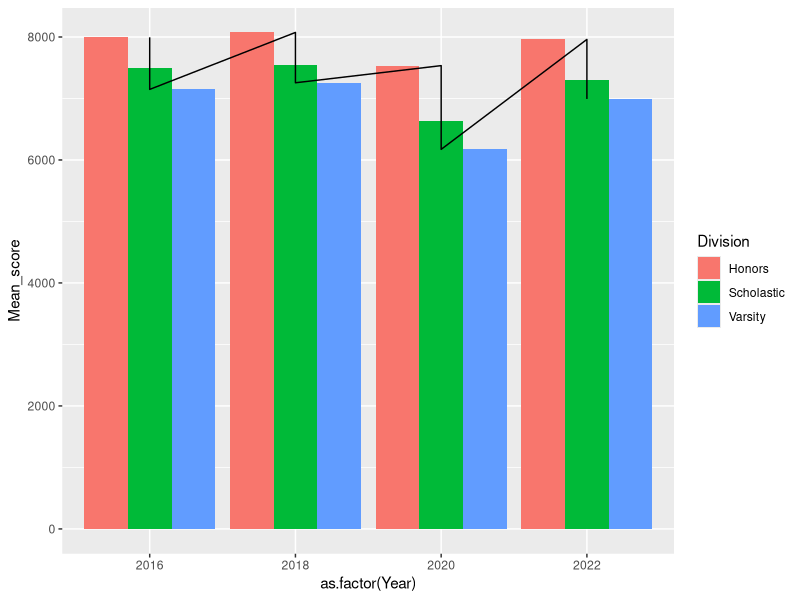
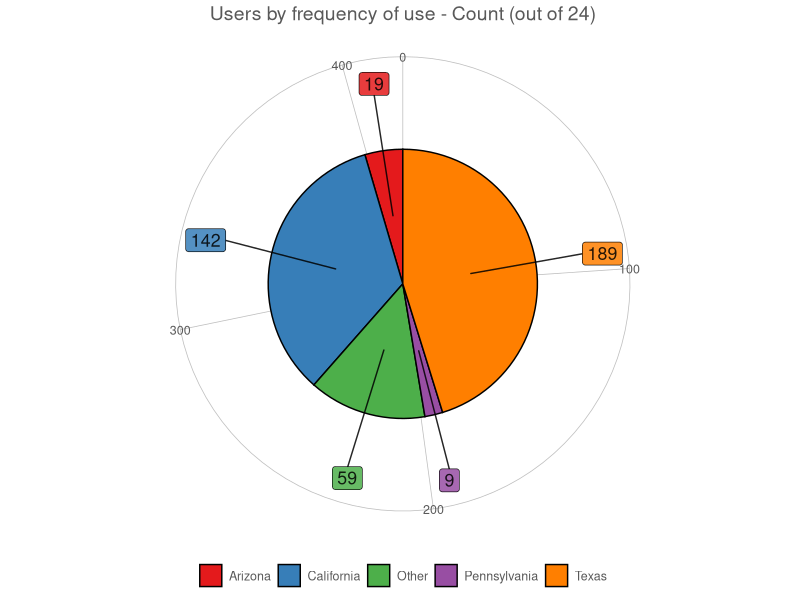
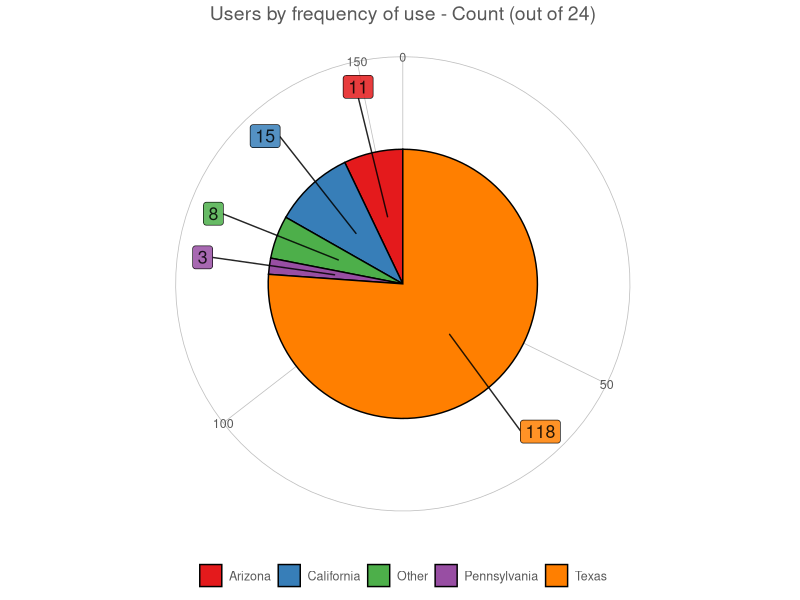

These figures' R source, in order:
library(readr)
library(tidyverse)
library(ggplot2)
library(ggrepel)
library(ggthemes)

students <- read_csv('new_students.csv')

## Mean score grouped bar chart 

students %>% group_by(Division) %>% summarize(mean_score = mean(Score))
s_16 <- students %>% filter(Year=='2016') %>% group_by(Division) %>% 
  summarize(Year = Year, Mean_score = mean(Score)) %>%
  distinct()
s_18 <- students %>% filter(Year=='2018') %>% group_by(Division) %>% 
  summarize(Year = Year, Mean_score = mean(Score)) %>%
  distinct()
s_20 <- students %>% filter(Year=='2020') %>% group_by(Division) %>% 
  summarize(Year = Year, Mean_score = mean(Score)) %>%
  distinct()
s_22 <- students %>% filter(Year=='2022') %>% group_by(Division) %>% 
  summarize(Year = Year, Mean_score = mean(Score)) %>%
  distinct()
s_total1 <- rbind(s_16, s_18, s_20, s_22)
ggplot(s_total1, aes(fill=Division, y=Mean_score, x=as.factor(Year))) + 
  geom_bar(position='dodge', stat='identity') + 
  geom_line(y=s_total1$Mean_score, group=1)

## Looking at differences using example years 2018 (pre), 2022 (post)

## Separate Divisions 2022
honors_22 <- students %>% filter(Year=='2022') %>% filter(Division=='Honors')
scholastic_22 <- students %>% filter(Year=='2022') %>% filter(Division=='Scholastic')
varsity_22 <- students %>% filter(Year=='2022') %>% filter(Division=='Varsity')

## Creating table for high scoring students (scored above the mean each year)
## 22) H: 7960.7, S: 7300.5, V: 6932.3
h_upper_22 <- honors_22 %>% filter(Score > 7960.7)
s_upper_22 <- scholastic_22 %>% filter(Score > 7300.5)
v_upper_22 <- varsity_22 %>% filter(Score > 6932.3)

high_scorers_22 <- rbind(h_upper_22, s_upper_22, v_upper_22)

## Separate Divisions 2018
honors_18 <- students %>% filter(Year=='2018') %>% filter(Division=='Honors')
scholastic_18 <- students %>% filter(Year=='2018') %>% filter(Division=='Scholastic')
varsity_18 <- students %>% filter(Year=='2018') %>% filter(Division=='Varsity')

## High scorers 2018
## 18) H: 8073.9, S: 7541.1, V: 7255.235
h_upper_18 <- honors_18 %>% filter(Score > 8073.9)
s_upper_18 <- scholastic_18 %>% filter(Score > 7541.1)
v_upper_18 <- varsity_18 %>% filter(Score > 7255.235)

high_scorers_18 <- rbind(h_upper_18, s_upper_18, v_upper_18)

## Creating category variable for each
selected_states <- c('California','Texas','Arizona','Pennsylvania')
high_scorers_18 <- high_scorers_18 %>% mutate(Category = if_else(State %in% selected_states, State, 'Other'))
high_scorers_22 <- high_scorers_22 %>% mutate(Category = if_else(State %in% selected_states, State, 'Other'))

## 2018 pie chart
num_hs_18 <- high_scorers_18 %>% group_by(Category) %>% summarize(Count = n())
for_count_pie_18 <- num_hs_18 %>%  
  mutate(csum = rev(cumsum(rev(Count))), 
         pos = Count/2 + lead(csum, 1), 
         pos = if_else(is.na(pos), Count/2, pos))
ggplot(num_hs_18, aes(x="", y=Count, fill=Category)) + 
  geom_col(width = 1, color = 1) +  
  coord_polar(theta = "y", clip="on") +  
  scale_fill_brewer(palette = "Set1") +  
  labs(title="Users by frequency of use - Count (out of 24)") + 
  labs(x=" ") + 
  geom_label_repel(data=for_count_pie_18, aes(y=pos, label=paste0(Count)), 
                   size=4.5, nudge_x=1, show.legend=FALSE,alpha=0.85) +  
  guides(fill=guide_legend(title = "User Type")) +  
  theme_excel_new() ## generate chart


## 2022 pie chart
num_hs_22 <- high_scorers_22 %>% group_by(Category) %>% summarize(Count = n())
for_count_pie_22 <- num_hs_22 %>%  
  mutate(csum = rev(cumsum(rev(Count))), 
         pos = Count/2 + lead(csum, 1), 
         pos = if_else(is.na(pos), Count/2, pos))
ggplot(num_hs_22, aes(x="", y=Count, fill=Category)) + 
  geom_col(width = 1, color = 1) +  
  coord_polar(theta = "y", clip="on") +  
  scale_fill_brewer(palette = "Set1") +  
  labs(title="Users by frequency of use - Count (out of 24)") + 
  labs(x=" ") + 
  geom_label_repel(data=for_count_pie_22, aes(y=pos, label=paste0(Count)), 
                   size=4.5, nudge_x=1, show.legend=FALSE,alpha=0.85) +  
  guides(fill=guide_legend(title = "User Type")) +  
  theme_excel_new() ## generate chart